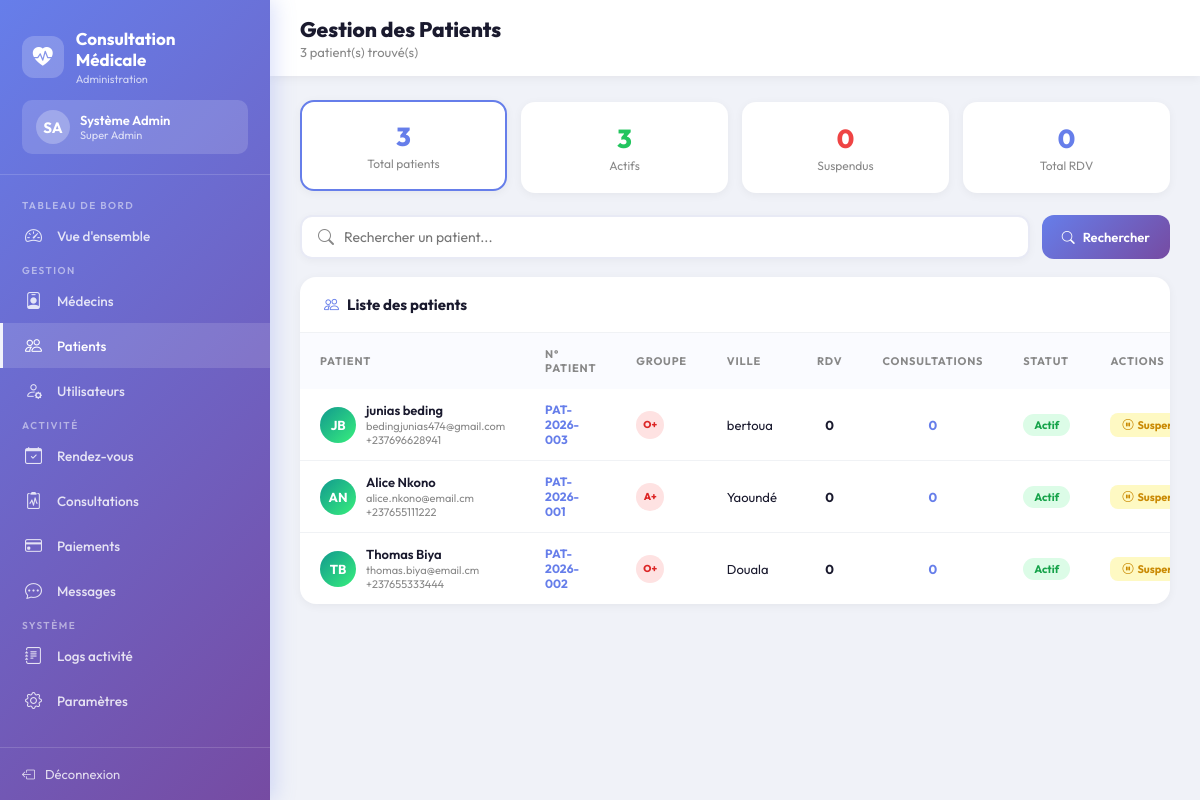
The app's page /admin/patients.php (signed in) with its own data.
### tables this page shows
CREATE TABLE `patients` (
  `id` int(11) NOT NULL,
  `utilisateur_id` int(11) NOT NULL,
  `numero_patient` varchar(50) NOT NULL,
  `groupe_sanguin` enum('A+','A-','B+','B-','AB+','AB-','O+','O-') DEFAULT NULL,
  `allergies` text DEFAULT NULL,
  `maladies_chroniques` text DEFAULT NULL,
  `personne_contact_nom` varchar(100) DEFAULT NULL,
  `personne_contact_telephone` varchar(20) DEFAULT NULL,
  `assurance_medicale` varchar(100) DEFAULT NULL,
  `numero_assurance` varchar(100) DEFAULT NULL,
  `created_at` datetime DEFAULT current_timestamp(),
  `updated_at` datetime DEFAULT current_timestamp() ON UPDATE current_timestamp()
);

CREATE TABLE `utilisateurs` (
  `id` int(11) NOT NULL,
  `nom` varchar(100) NOT NULL,
  `prenom` varchar(100) NOT NULL,
  `email` varchar(150) NOT NULL,
  `telephone` varchar(20) NOT NULL,
  `mot_de_passe` varchar(255) NOT NULL,
  `genre` enum('Homme','Femme','Autre') NOT NULL,
  `role` enum('patient','medecin','administrateur') NOT NULL DEFAULT 'patient',
  `photo_profil` varchar(255) DEFAULT NULL,
  `date_inscription` datetime DEFAULT current_timestamp(),
  `derniere_connexion` datetime DEFAULT NULL,
  `statut` enum('actif','inactif','suspendu') DEFAULT 'actif',
  `adresse` text DEFAULT NULL,
  `ville` varchar(100) DEFAULT NULL,
  `code_postal` varchar(10) DEFAULT NULL,
  `pays` varchar(100) DEFAULT 'Cameroun',
  `date_naissance` date DEFAULT NULL
);

### admin/patients.php (the view, shortened to what this page needs)
<?php
try {
    $db = Database::getInstance()->getConnection();
    $search = trim($_GET['q'] ?? '');
    $filtre = $_GET['filtre'] ?? 'tous';
    $where = "WHERE u.role='patient'";
    $params = [];
    $stmt = $db->prepare("
        SELECT u.id as utilisateur_id, u.nom, u.prenom, u.email, u.telephone,
               u.statut, u.date_inscription, u.ville, u.date_naissance,
               p.id as patient_id, p.numero_patient, p.groupe_sanguin,
               p.allergies, p.maladies_chroniques, p.assurance_medicale,
               (SELECT COUNT(*) FROM rendez_vous rv WHERE rv.patient_id=p.id) as nb_rdv,
               (SELECT COUNT(*) FROM consultations c WHERE c.patient_id=p.id) as nb_consultations
        FROM utilisateurs u
        INNER JOIN patients p ON p.utilisateur_id=u.id
        $where
        ORDER BY u.date_inscription DESC
    ");
    $stmt->execute($params);
    $patients = $stmt->fetchAll();
    $c_total    = $db->query("SELECT COUNT(*) FROM patients")->fetchColumn();
    $c_actif    = $db->query("SELECT COUNT(*) FROM utilisateurs u INNER JOIN patients p ON p.utilisateur_id=u.id WHERE u.statut='actif'")->fetchColumn();
    $c_suspendu = $db->query("SELECT COUNT(*) FROM utilisateurs u INNER JOIN patients p ON p.utilisateur_id=u.id WHERE u.statut='suspendu'")->fetchColumn();
    $c_rdv      = $db->query("SELECT COUNT(*) FROM rendez_vous")->fetchColumn();
} catch(PDOException $e) { error_log($e->getMessage()); $patients = []; }
?>
<!DOCTYPE html>
<html lang="fr">
<head>
    <link rel="stylesheet" href="https://cdn.jsdelivr.net/npm/bootstrap-icons@1.11.3/font/bootstrap-icons.min.css">
</head>
<body>
<aside class="sidebar">
    <div class="sidebar-brand">
        <div class="logo">
            <div class="logo-icon"><i class="bi bi-heart-pulse-fill"></i></div>
            <div><h3><?php echo SITE_NAME; ?></h3><p>Administration</p></div>
        </div>
        <div class="admin-chip">
            <div class="av"><?php echo strtoupper(substr($_SESSION['user_prenom'],0,1).substr($_SESSION['user_nom'],0,1)); ?></div>
            <div class="info"><h5><?php echo htmlspecialchars($_SESSION['user_prenom'].' '.$_SESSION['user_nom']); ?></h5><p>Super Admin</p></div>
        </div>
    </div>
    <nav class="sidebar-menu">
        <span class="menu-section">Tableau de bord</span>
        <a href="index.php"><i class="bi bi-speedometer2"></i> Vue d'ensemble</a>
        <span class="menu-section">Gestion</span>
        <a href="medecins.php"><i class="bi bi-person-badge"></i> Médecins</a>
        <a href="patients.php" class="active"><i class="bi bi-people"></i> Patients</a>
        <a href="utilisateurs.php"><i class="bi bi-person-gear"></i> Utilisateurs</a>
        <span class="menu-section">Activité</span>
        <a href="rendez-vous.php"><i class="bi bi-calendar-check"></i> Rendez-vous</a>
        <a href="consultations.php"><i class="bi bi-clipboard2-pulse"></i> Consultations</a>
        <a href="paiements.php"><i class="bi bi-credit-card"></i> Paiements</a>
        <a href="messages.php"><i class="bi bi-chat-dots"></i> Messages</a>
        <span class="menu-section">Système</span>
        <a href="logs.php"><i class="bi bi-journal-text"></i> Logs activité</a>
        <a href="parametres.php"><i class="bi bi-gear"></i> Paramètres</a>
    </nav>
    <div class="sidebar-footer"><a href="../auth/logout.php"><i class="bi bi-box-arrow-left"></i> Déconnexion</a></div>
</aside>
<div class="main-content">
    <div class="topbar">
        <div><h2>Gestion des Patients</h2><p><?php echo count($patients); ?> patient(s) trouvé(s)</p></div>
    </div>
    <div class="content">
        <div class="mini-stats">
            <a href="?filtre=tous" class="mini-card <?php echo $filtre==='tous'?'active':''; ?>">
                <div class="n"><?php echo $c_total; ?></div><p>Total patients</p>
            </a>
            <a href="?filtre=actif" class="mini-card <?php echo $filtre==='actif'?'active':''; ?>">
                <div class="n" style="color:#22c55e"><?php echo $c_actif; ?></div><p>Actifs</p>
            </a>
            <a href="?filtre=suspendu" class="mini-card <?php echo $filtre==='suspendu'?'active':''; ?>">
                <div class="n" style="color:#ef4444"><?php echo $c_suspendu; ?></div><p>Suspendus</p>
            </a>
            <a href="rendez-vous.php" class="mini-card">
                <div class="n"><?php echo $c_rdv; ?></div><p>Total RDV</p>
            </a>
        </div>
        <div class="toolbar">
            <form method="GET" style="display:flex;gap:12px;flex:1;flex-wrap:wrap">
                <div class="search-box">
                    <i class="bi bi-search"></i>
                    <input type="text" name="q" placeholder="Rechercher un patient..." value="<?php echo htmlspecialchars($search); ?>">
                </div>
                <button type="submit" class="btn btn-primary"><i class="bi bi-search"></i> Rechercher</button>
            </form>
        </div>
        <div class="card">
            <div class="card-header">
                <h5><i class="bi bi-people" style="color:var(--primary)"></i> Liste des patients</h5>
            </div>
            <?php if (count($patients) > 0): ?>
            <table>
                <thead>
                    <tr>
                        <th>Patient</th>
                        <th>N° Patient</th>
                        <th>Groupe</th>
                        <th>Ville</th>
                        <th>RDV</th>
                        <th>Consultations</th>
                        <th>Statut</th>
                        <th>Actions</th>
                    </tr>
                </thead>
                <tbody>
                <?php foreach ($patients as $p):
                    $initials = strtoupper(substr($p['prenom'],0,1).substr($p['nom'],0,1));
                ?>
                <tr>
                    <td>
                        <div class="user-cell">
                            <div class="user-av"><?php echo $initials; ?></div>
                            <div class="uinfo">
                                <h6><?php echo htmlspecialchars($p['prenom'].' '.$p['nom']); ?></h6>
                                <p><?php echo htmlspecialchars($p['email']); ?></p>
                                <p><?php echo htmlspecialchars($p['telephone']); ?></p>
                            </div>
                        </div>
                    </td>
                    <td style="font-size:12px;font-weight:700;color:var(--primary)"><?php echo htmlspecialchars($p['numero_patient']); ?></td>
                    <td>
                        <?php if ($p['groupe_sanguin']): ?>
                        <span class="blood"><?php echo $p['groupe_sanguin']; ?></span>
                        <?php else: ?><span style="color:#bbb">—</span><?php endif; ?>
                    </td>
                    <td><?php echo htmlspecialchars($p['ville'] ?? '—'); ?></td>
                    <td style="text-align:center;font-weight:700"><?php echo $p['nb_rdv']; ?></td>
                    <td style="text-align:center;font-weight:700;color:var(--primary)"><?php echo $p['nb_consultations']; ?></td>
                    <td>
                        <span class="badge <?php echo $p['statut']==='actif'?'badge-success':($p['statut']==='suspendu'?'badge-danger':'badge-warning'); ?>">
                            <?php echo ucfirst($p['statut']); ?>
                        </span>
                    </td>
                    <td>
                        <div class="actions">
                            <form method="POST" style="display:inline" onsubmit="return confirm('<?php echo $p['statut']==='actif'?'Suspendre':'Activer'; ?> ce patient ?')">
                                <button type="submit" class="btn-xs <?php echo $p['statut']==='actif'?'btn-xs-warning':'btn-xs-success'; ?>">
                                    <i class="bi bi-<?php echo $p['statut']==='actif'?'pause-circle':'play-circle'; ?>"></i>
                                    <?php echo $p['statut']==='actif'?'Suspendre':'Activer'; ?>
                                </button>
                            </form>
                        </div>
                    </td>
                </tr>
                <?php endforeach; ?>
                </tbody>
            </table>
            <?php else: ?>
            <div class="empty"><i class="bi bi-people"></i><p>Aucun patient trouvé</p></div>
            <?php endif; ?>
        </div>
    </div>
</div>
</body>
</html>

### records on screen
patients: utilisateur.nom "JB", utilisateur.nom "junias beding", utilisateur.email "bedingjunias474@gmail.com", utilisateur.telephone "+237696628941", numero_patient "PAT-2026-003", groupe_sanguin "O+", utilisateur.ville "bertoua", nb_rdv "0", nb_consultations "0", utilisateur.statut "Actif"
patients: utilisateur.nom "AN", utilisateur.nom "Alice Nkono", utilisateur.email "alice.nkono@email.cm", utilisateur.telephone "+237655111222", numero_patient "PAT-2026-001", groupe_sanguin "A+", utilisateur.ville "Yaoundé", nb_rdv "0", nb_consultations "0", utilisateur.statut "Actif"
patients: utilisateur.nom "TB", utilisateur.nom "Thomas Biya", utilisateur.email "thomas.biya@email.cm", utilisateur.telephone "+237655333444", numero_patient "PAT-2026-002", groupe_sanguin "O+", utilisateur.ville "Douala", nb_rdv "0", nb_consultations "0", utilisateur.statut "Actif"

### other values on screen
SITE_NAME "Consultation Médicale"
substr($_SESSION['user_prenom'],0,1).substr($_SESSION['user_nom'],0,1) "SA"
$_SESSION['user_prenom'].' '.$_SESSION['user_nom'] "Système Admin"
count($patients) "3"
$c_total "3"
$c_actif "3"
$c_suspendu "0"
$c_rdv "0"
